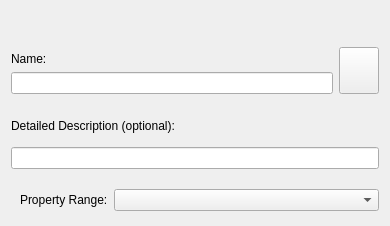
<?xml version="1.0" encoding="UTF-8"?>
<ui version="4.0">
 <class>NewClassDialog</class>
 <widget class="QWidget" name="NewClassDialog">
  <property name="geometry">
   <rect>
    <x>0</x>
    <y>0</y>
    <width>390</width>
    <height>226</height>
   </rect>
  </property>
  <layout class="QVBoxLayout" name="verticalLayout_2">
   <item>
    <widget class="KTitleWidget" name="m_labelTitle"/>
   </item>
   <item>
    <layout class="QHBoxLayout" name="horizontalLayout">
     <item>
      <layout class="QVBoxLayout" name="verticalLayout">
       <item>
        <spacer name="verticalSpacer_2">
         <property name="orientation">
          <enum>Qt::Vertical</enum>
         </property>
         <property name="sizeType">
          <enum>QSizePolicy::Fixed</enum>
         </property>
         <property name="sizeHint" stdset="0">
          <size>
           <width>20</width>
           <height>5</height>
          </size>
         </property>
        </spacer>
       </item>
       <item>
        <widget class="QLabel" name="label_2">
         <property name="text">
          <string>Name:</string>
         </property>
        </widget>
       </item>
       <item>
        <widget class="KLineEdit" name="m_editClassLabel"/>
       </item>
      </layout>
     </item>
     <item>
      <widget class="KIconButton" name="m_buttonClassIcon">
       <property name="sizePolicy">
        <sizepolicy hsizetype="Preferred" vsizetype="Preferred">
         <horstretch>0</horstretch>
         <verstretch>0</verstretch>
        </sizepolicy>
       </property>
       <property name="icon">
        <string>unknown</string>
       </property>
      </widget>
     </item>
    </layout>
   </item>
   <item>
    <spacer name="verticalSpacer">
     <property name="orientation">
      <enum>Qt::Vertical</enum>
     </property>
     <property name="sizeType">
      <enum>QSizePolicy::Fixed</enum>
     </property>
     <property name="sizeHint" stdset="0">
      <size>
       <width>20</width>
       <height>10</height>
      </size>
     </property>
    </spacer>
   </item>
   <item>
    <widget class="QLabel" name="label">
     <property name="text">
      <string>Detailed Description (optional):</string>
     </property>
    </widget>
   </item>
   <item>
    <widget class="KLineEdit" name="m_editClassComment"/>
   </item>
   <item>
    <spacer name="verticalSpacer_3">
     <property name="orientation">
      <enum>Qt::Vertical</enum>
     </property>
     <property name="sizeType">
      <enum>QSizePolicy::Fixed</enum>
     </property>
     <property name="sizeHint" stdset="0">
      <size>
       <width>20</width>
       <height>10</height>
      </size>
     </property>
    </spacer>
   </item>
   <item>
    <widget class="QWidget" name="m_rangeWidget" native="true">
     <layout class="QHBoxLayout" name="horizontalLayout_2">
      <property name="topMargin">
       <number>0</number>
      </property>
      <property name="rightMargin">
       <number>0</number>
      </property>
      <property name="bottomMargin">
       <number>0</number>
      </property>
      <item>
       <widget class="QLabel" name="label_3">
        <property name="text">
         <string>Property Range:</string>
        </property>
       </widget>
      </item>
      <item>
       <widget class="QComboBox" name="m_propertyRangeCombo">
        <property name="sizePolicy">
         <sizepolicy hsizetype="Preferred" vsizetype="Fixed">
          <horstretch>1</horstretch>
          <verstretch>0</verstretch>
         </sizepolicy>
        </property>
       </widget>
      </item>
     </layout>
     <zorder>m_propertyRangeCombo</zorder>
     <zorder>label_3</zorder>
    </widget>
   </item>
  </layout>
 </widget>
 <customwidgets>
  <customwidget>
   <class>KIconButton</class>
   <extends>QPushButton</extends>
   <header>kicondialog.h</header>
  </customwidget>
  <customwidget>
   <class>KTitleWidget</class>
   <extends>QWidget</extends>
   <header>ktitlewidget.h</header>
  </customwidget>
  <customwidget>
   <class>KLineEdit</class>
   <extends>QLineEdit</extends>
   <header>klineedit.h</header>
  </customwidget>
 </customwidgets>
 <tabstops>
  <tabstop>m_editClassLabel</tabstop>
  <tabstop>m_editClassComment</tabstop>
  <tabstop>m_buttonClassIcon</tabstop>
  <tabstop>m_propertyRangeCombo</tabstop>
 </tabstops>
 <resources/>
 <connections/>
</ui>
